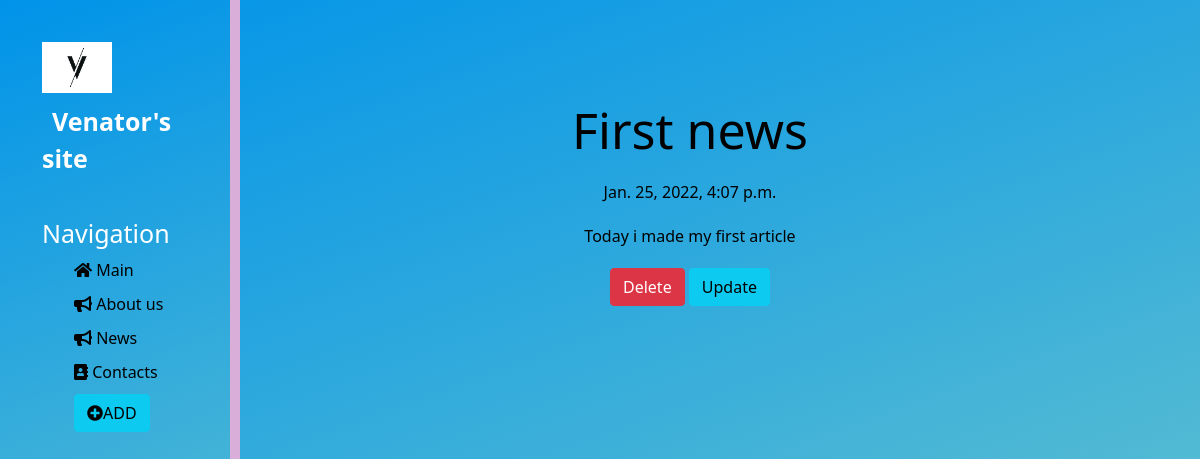
The page /news/1 on the database as committed earlier.
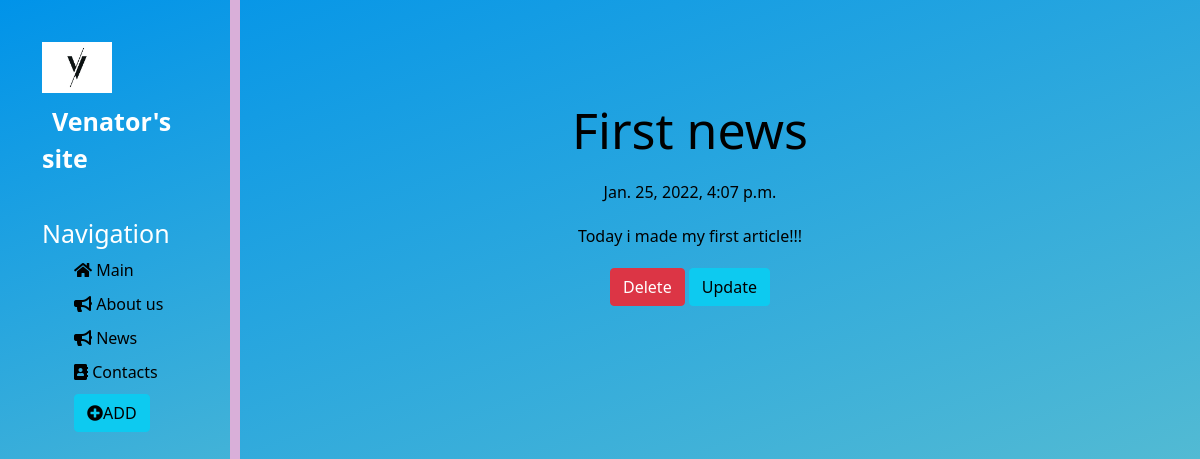
The same page on the database as committed later.
### news/models.py (models this page shows, shortened)
class Articles(models.Model):
    title = models.CharField("Title", max_length=50)
    announcment = models.CharField("Announcment",max_length=250)
    full_text = models.TextField("An acrticle")
    date = models.DateTimeField("Date of publication")

### news/views.py (the view)
class NewsDetailView(DetailView):
     model = Articles
     template_name = 'news/details_view.html'
     context_object_name = 'article'

### news/templates/news/details_view.html (shortened to what this page needs)
{% extends 'main/layout.html' %}
{% block content %}
<div class="features">
    <h1>{{article.title}}</h1>
    <p>{{article.date}}</p>
    <p>{{article.full_text}}</p>
    <a href="{% url 'news-delete' article.id %}" class="btn btn-danger">Delete</a>
    <a href="{% url 'news-update' article.id %}" class="btn btn-info">Update</a>
</div>
{% endblock %}

Rows that differ between the two databases and show on the page:
changed Articles "First news": full_text "Today i made my first article" → "Today i made my first article!!!"
